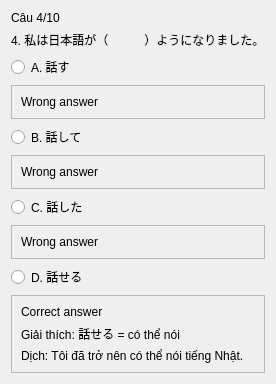
               <widget class="QWidget" name="page_2">
                <layout class="QVBoxLayout" name="verticalLayout_15">
                 <item>
                  <widget class="QLabel" name="label_17">
                   <property name="text">
                    <string>Câu 4/10</string>
                   </property>
                  </widget>
                 </item>
                 <item>
                  <widget class="QLabel" name="label_21">
                   <property name="text">
                    <string>4. 私は日本語が（　　　）ようになりました。</string>
                   </property>
                  </widget>
                 </item>
                 <item>
                  <widget class="QRadioButton" name="radioButton_5">
                   <property name="text">
                    <string>A. 話す</string>
                   </property>
                  </widget>
                 </item>
                 <item>
                  <widget class="QFrame" name="frame_13">
                   <property name="frameShape">
                    <enum>QFrame::StyledPanel</enum>
                   </property>
                   <property name="frameShadow">
                    <enum>QFrame::Raised</enum>
                   </property>
                   <layout class="QVBoxLayout" name="verticalLayout_16">
                    <item>
                     <widget class="QLabel" name="label_27">
                      <property name="text">
                       <string>Wrong answer</string>
                      </property>
                     </widget>
                    </item>
                   </layout>
                  </widget>
                 </item>
                 <item>
                  <widget class="QRadioButton" name="radioButton_6">
                   <property name="text">
                    <string>B. 話して</string>
                   </property>
                  </widget>
                 </item>
                 <item>
                  <widget class="QFrame" name="frame_14">
                   <property name="frameShape">
                    <enum>QFrame::StyledPanel</enum>
                   </property>
                   <property name="frameShadow">
                    <enum>QFrame::Raised</enum>
                   </property>
                   <layout class="QVBoxLayout" name="verticalLayout_17">
                    <item>
                     <widget class="QLabel" name="label_26">
                      <property name="text">
                       <string>Wrong answer</string>
                      </property>
                     </widget>
                    </item>
                   </layout>
                  </widget>
                 </item>
                 <item>
                  <widget class="QRadioButton" name="radioButton_7">
                   <property name="text">
                    <string>C. 話した</string>
                   </property>
                  </widget>
                 </item>
                 <item>
                  <widget class="QFrame" name="frame_15">
                   <property name="frameShape">
                    <enum>QFrame::StyledPanel</enum>
                   </property>
                   <property name="frameShadow">
                    <enum>QFrame::Raised</enum>
                   </property>
                   <layout class="QVBoxLayout" name="verticalLayout_19">
                    <item>
                     <widget class="QLabel" name="label_25">
                      <property name="text">
                       <string>Wrong answer</string>
                      </property>
                     </widget>
                    </item>
                   </layout>
                  </widget>
                 </item>
                 <item>
                  <widget class="QRadioButton" name="radioButton_8">
                   <property name="text">
                    <string>D. 話せる</string>
                   </property>
                  </widget>
                 </item>
                 <item>
                  <widget class="QFrame" name="frame_16">
                   <property name="frameShape">
                    <enum>QFrame::StyledPanel</enum>
                   </property>
                   <property name="frameShadow">
                    <enum>QFrame::Raised</enum>
                   </property>
                   <layout class="QVBoxLayout" name="verticalLayout_18">
                    <item>
                     <widget class="QLabel" name="label_24">
                      <property name="text">
                       <string>Correct answer</string>
                      </property>
                     </widget>
                    </item>
                    <item>
                     <widget class="QLabel" name="label_23">
                      <property name="text">
                       <string>Giải thích: 話せる = có thể nói</string>
                      </property>
                     </widget>
                    </item>
                    <item>
                     <widget class="QLabel" name="label_22">
                      <property name="text">
                       <string>Dịch: Tôi đã trở nên có thể nói tiếng Nhật. </string>
                      </property>
                     </widget>
                    </item>
                   </layout>
                  </widget>
                 </item>
                </layout>
               </widget>
